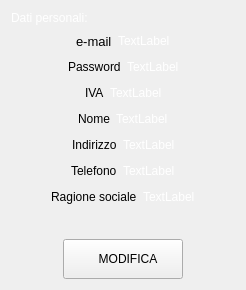
          <widget class="QWidget" name="page_profilo">
           <layout class="QVBoxLayout" name="verticalLayout_11">
            <item>
             <widget class="QLabel" name="label_profilo_info">
              <property name="enabled">
               <bool>true</bool>
              </property>
              <property name="styleSheet">
               <string notr="true">font: 16pt &quot;MS Shell Dlg 2&quot;;color:rgb(255, 255, 255)</string>
              </property>
              <property name="text">
               <string>Dati personali:</string>
              </property>
             </widget>
            </item>
            <item>
             <layout class="QHBoxLayout" name="horizontalLayout">
              <item>
               <spacer name="horizontalSpacer_49">
                <property name="orientation">
                 <enum>Qt::Horizontal</enum>
                </property>
                <property name="sizeHint" stdset="0">
                 <size>
                  <width>40</width>
                  <height>20</height>
                 </size>
                </property>
               </spacer>
              </item>
              <item>
               <widget class="QLabel" name="label_15">
                <property name="font">
                 <font>
                  <family>MS Shell Dlg 2</family>
                  <pointsize>10</pointsize>
                  <weight>50</weight>
                  <italic>false</italic>
                  <bold>false</bold>
                 </font>
                </property>
                <property name="styleSheet">
                 <string notr="true">font: 10pt &quot;MS Shell Dlg 2&quot;;</string>
                </property>
                <property name="text">
                 <string>e-mail</string>
                </property>
               </widget>
              </item>
              <item>
               <widget class="QLabel" name="label_profilo_email">
                <property name="styleSheet">
                 <string notr="true">font: 16pt &quot;MS Shell Dlg 2&quot;;color:rgb(255, 255, 255)</string>
                </property>
                <property name="text">
                 <string>TextLabel</string>
                </property>
               </widget>
              </item>
              <item>
               <spacer name="horizontalSpacer_50">
                <property name="orientation">
                 <enum>Qt::Horizontal</enum>
                </property>
                <property name="sizeHint" stdset="0">
                 <size>
                  <width>40</width>
                  <height>20</height>
                 </size>
                </property>
               </spacer>
              </item>
             </layout>
            </item>
            <item>
             <layout class="QHBoxLayout" name="horizontalLayout_35">
              <item>
               <spacer name="horizontalSpacer_51">
                <property name="orientation">
                 <enum>Qt::Horizontal</enum>
                </property>
                <property name="sizeHint" stdset="0">
                 <size>
                  <width>40</width>
                  <height>20</height>
                 </size>
                </property>
               </spacer>
              </item>
              <item>
               <widget class="QLabel" name="label_61">
                <property name="styleSheet">
                 <string notr="true">font: 10pt &quot;MS Shell Dlg 2&quot;;</string>
                </property>
                <property name="text">
                 <string>Password</string>
                </property>
               </widget>
              </item>
              <item>
               <widget class="QLabel" name="label_profilo_password">
                <property name="styleSheet">
                 <string notr="true">font: 16pt &quot;MS Shell Dlg 2&quot;;color:rgb(255, 255, 255)</string>
                </property>
                <property name="text">
                 <string>TextLabel</string>
                </property>
               </widget>
              </item>
              <item>
               <spacer name="horizontalSpacer_128">
                <property name="orientation">
                 <enum>Qt::Horizontal</enum>
                </property>
                <property name="sizeHint" stdset="0">
                 <size>
                  <width>40</width>
                  <height>20</height>
                 </size>
                </property>
               </spacer>
              </item>
             </layout>
            </item>
            <item>
             <layout class="QHBoxLayout" name="horizontalLayout_36">
              <item>
               <spacer name="horizontalSpacer_133">
                <property name="orientation">
                 <enum>Qt::Horizontal</enum>
                </property>
                <property name="sizeHint" stdset="0">
                 <size>
                  <width>40</width>
                  <height>20</height>
                 </size>
                </property>
               </spacer>
              </item>
              <item>
               <widget class="QLabel" name="label_67">
                <property name="styleSheet">
                 <string notr="true">font: 10pt &quot;MS Shell Dlg 2&quot;;</string>
                </property>
                <property name="text">
                 <string>IVA</string>
                </property>
               </widget>
              </item>
              <item>
               <widget class="QLabel" name="label_profilo_iva">
                <property name="styleSheet">
                 <string notr="true">font: 16pt &quot;MS Shell Dlg 2&quot;;color:rgb(255, 255, 255)</string>
                </property>
                <property name="text">
                 <string>TextLabel</string>
                </property>
               </widget>
              </item>
              <item>
               <spacer name="horizontalSpacer_134">
                <property name="orientation">
                 <enum>Qt::Horizontal</enum>
                </property>
                <property name="sizeHint" stdset="0">
                 <size>
                  <width>40</width>
                  <height>20</height>
                 </size>
                </property>
               </spacer>
              </item>
             </layout>
            </item>
            <item>
             <layout class="QHBoxLayout" name="horizontalLayout_37">
              <item>
               <spacer name="horizontalSpacer_135">
                <property name="orientation">
                 <enum>Qt::Horizontal</enum>
                </property>
                <property name="sizeHint" stdset="0">
                 <size>
                  <width>40</width>
                  <height>20</height>
                 </size>
                </property>
               </spacer>
              </item>
              <item>
               <widget class="QLabel" name="label_69">
                <property name="styleSheet">
                 <string notr="true">font: 10pt &quot;MS Shell Dlg 2&quot;;</string>
                </property>
                <property name="text">
                 <string>Nome</string>
                </property>
               </widget>
              </item>
              <item>
               <widget class="QLabel" name="label_profilo_nome">
                <property name="styleSheet">
                 <string notr="true">font: 16pt &quot;MS Shell Dlg 2&quot;;color:rgb(255, 255, 255)</string>
                </property>
                <property name="text">
                 <string>TextLabel</string>
                </property>
               </widget>
              </item>
              <item>
               <spacer name="horizontalSpacer_136">
                <property name="orientation">
                 <enum>Qt::Horizontal</enum>
                </property>
                <property name="sizeHint" stdset="0">
                 <size>
                  <width>40</width>
                  <height>20</height>
                 </size>
                </property>
               </spacer>
              </item>
             </layout>
            </item>
            <item>
             <layout class="QHBoxLayout" name="horizontalLayout_51">
              <item>
               <spacer name="horizontalSpacer_129">
                <property name="orientation">
                 <enum>Qt::Horizontal</enum>
                </property>
                <property name="sizeHint" stdset="0">
                 <size>
                  <width>40</width>
                  <height>20</height>
                 </size>
                </property>
               </spacer>
              </item>
              <item>
               <widget class="QLabel" name="label_63">
                <property name="styleSheet">
                 <string notr="true">font: 10pt &quot;MS Shell Dlg 2&quot;;</string>
                </property>
                <property name="text">
                 <string>Indirizzo</string>
                </property>
               </widget>
              </item>
              <item>
               <widget class="QLabel" name="label_profilo_indirizzo">
                <property name="styleSheet">
                 <string notr="true">font: 16pt &quot;MS Shell Dlg 2&quot;;color:rgb(255, 255, 255)</string>
                </property>
                <property name="text">
                 <string>TextLabel</string>
                </property>
               </widget>
              </item>
              <item>
               <spacer name="horizontalSpacer_130">
                <property name="orientation">
                 <enum>Qt::Horizontal</enum>
                </property>
                <property name="sizeHint" stdset="0">
                 <size>
                  <width>40</width>
                  <height>20</height>
                 </size>
                </property>
               </spacer>
              </item>
             </layout>
            </item>
            <item>
             <layout class="QHBoxLayout" name="horizontalLayout_86">
              <item>
               <spacer name="horizontalSpacer_131">
                <property name="orientation">
                 <enum>Qt::Horizontal</enum>
                </property>
                <property name="sizeHint" stdset="0">
                 <size>
                  <width>40</width>
                  <height>20</height>
                 </size>
                </property>
               </spacer>
              </item>
              <item>
               <widget class="QLabel" name="label_65">
                <property name="styleSheet">
                 <string notr="true">font: 10pt &quot;MS Shell Dlg 2&quot;;</string>
                </property>
                <property name="text">
                 <string>Telefono</string>
                </property>
               </widget>
              </item>
              <item>
               <widget class="QLabel" name="label_profilo_telefono">
                <property name="styleSheet">
                 <string notr="true">font: 16pt &quot;MS Shell Dlg 2&quot;;color:rgb(255, 255, 255)</string>
                </property>
                <property name="text">
                 <string>TextLabel</string>
                </property>
               </widget>
              </item>
              <item>
               <spacer name="horizontalSpacer_132">
                <property name="orientation">
                 <enum>Qt::Horizontal</enum>
                </property>
                <property name="sizeHint" stdset="0">
                 <size>
                  <width>40</width>
                  <height>20</height>
                 </size>
                </property>
               </spacer>
              </item>
             </layout>
            </item>
            <item>
             <layout class="QHBoxLayout" name="horizontalLayout_87">
              <item>
               <spacer name="horizontalSpacer_137">
                <property name="orientation">
                 <enum>Qt::Horizontal</enum>
                </property>
                <property name="sizeHint" stdset="0">
                 <size>
                  <width>40</width>
                  <height>20</height>
                 </size>
                </property>
               </spacer>
              </item>
              <item>
               <widget class="QLabel" name="label_70">
                <property name="styleSheet">
                 <string notr="true">font: 10pt &quot;MS Shell Dlg 2&quot;;</string>
                </property>
                <property name="text">
                 <string>Ragione sociale</string>
                </property>
               </widget>
              </item>
              <item>
               <widget class="QLabel" name="label_profilo_ragionesociale">
                <property name="styleSheet">
                 <string notr="true">font: 16pt &quot;MS Shell Dlg 2&quot;;color:rgb(255, 255, 255)</string>
                </property>
                <property name="text">
                 <string>TextLabel</string>
                </property>
               </widget>
              </item>
              <item>
               <spacer name="horizontalSpacer_138">
                <property name="orientation">
                 <enum>Qt::Horizontal</enum>
                </property>
                <property name="sizeHint" stdset="0">
                 <size>
                  <width>40</width>
                  <height>20</height>
                 </size>
                </property>
               </spacer>
              </item>
             </layout>
            </item>
            <item>
             <layout class="QHBoxLayout" name="horizontalLayout_6">
              <item>
               <widget class="QLabel" name="label_60">
                <property name="minimumSize">
                 <size>
                  <width>0</width>
                  <height>20</height>
                 </size>
                </property>
                <property name="text">
                 <string/>
                </property>
               </widget>
              </item>
             </layout>
            </item>
            <item>
             <layout class="QHBoxLayout" name="horizontalLayout_2">
              <item>
               <spacer name="horizontalSpacer_139">
                <property name="orientation">
                 <enum>Qt::Horizontal</enum>
                </property>
                <property name="sizeHint" stdset="0">
                 <size>
                  <width>40</width>
                  <height>20</height>
                 </size>
                </property>
               </spacer>
              </item>
              <item>
               <widget class="QPushButton" name="bt_profilo_modifica">
                <property name="minimumSize">
                 <size>
                  <width>120</width>
                  <height>40</height>
                 </size>
                </property>
                <property name="text">
                 <string>   MODIFICA</string>
                </property>
                <property name="icon">
                 <iconset>
                  <normaloff>../immagini/edit.svg</normaloff>../immagini/edit.svg</iconset>
                </property>
                <property name="iconSize">
                 <size>
                  <width>35</width>
                  <height>35</height>
                 </size>
                </property>
               </widget>
              </item>
              <item>
               <spacer name="horizontalSpacer_140">
                <property name="orientation">
                 <enum>Qt::Horizontal</enum>
                </property>
                <property name="sizeHint" stdset="0">
                 <size>
                  <width>40</width>
                  <height>20</height>
                 </size>
                </property>
               </spacer>
              </item>
             </layout>
            </item>
           </layout>
          </widget>
